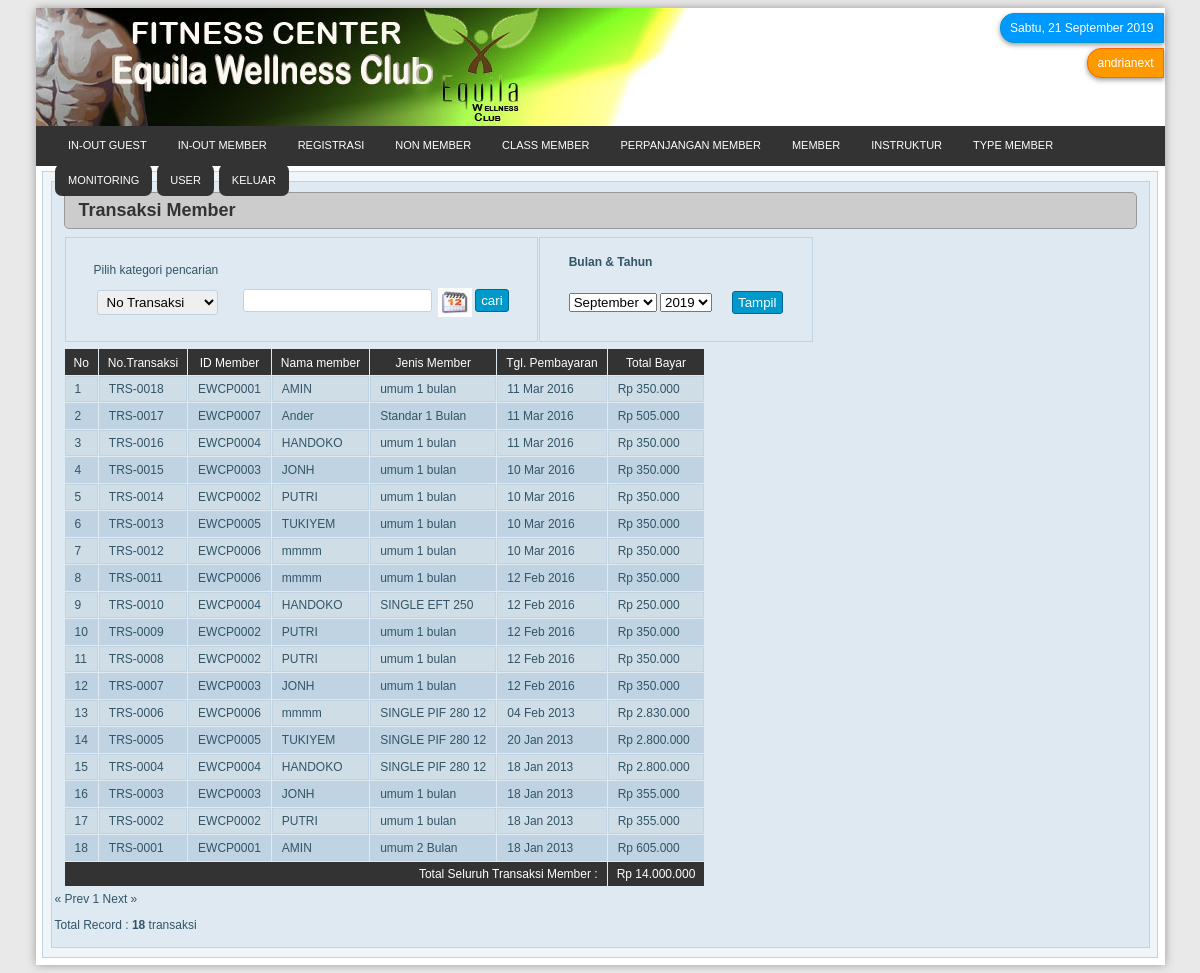
/admin/mtrans_member.php (signed in), run on the app's committed database.
### tables this page shows
CREATE TABLE `pembayaran` (
  `no_transaksi` varchar(20) NOT NULL,
  `id_member` varchar(30) NOT NULL,
  `nama` varchar(50) NOT NULL,
  `nama_golongan` varchar(50) NOT NULL,
  `tanggal_pembayaran` date NOT NULL,
  `tanggal_jatuh_tempo` date NOT NULL,
  `total_bayar` double(30,0) NOT NULL,
  PRIMARY KEY  (`no_transaksi`)
);

### admin/library/fungsi_standar.php (called while the page is built, shortened)
<?php
function tanggal(){
	$hari=$day=date(l);
	$tanggal=date(d);
	$bulan=$bl=$month=date(m);
	$tahun=date(Y);
	switch($hari)
	{
		case"Saturday":$hari="Sabtu"; break;
	}
	switch($bulan)
	{
		case"9":$bulan="September"; break;
	}
	$tglLengkap="$hari, $tanggal $bulan $tahun";
	return $tglLengkap;
}
function digit($data){
		$input=$data;
		$panjang=strlen($input);
if ($panjang==0)
{
	return $input;
}
elseif ($panjang < 4)
{
	return $input;
}
else
{
		$n=$panjang-1;
		$point=1;
		$j=1;
		$teks=array();
	for ($i=$n;$i>0;$i--)
	{
		if($point==3)
		{
			$teks["$j"]=substr($input,$i,3);
			$point=0;
			$j++;
			$g=$i;
		}
		$point++;
	}
	$input= substr($input,0,$g);
	for ($k=$j;$k>0;$k--)
	{
		if ($k==1){
			$input=$input. $teks["$k"];
		}else{
			$input=$input. $teks["$k"].".";
		}
	}
	return $input;
}
}
?>

### admin/library/fungsi_indotgl.php (called while the page is built, shortened)
<?php
	function tgl_indo($tgl){
			$tanggal = substr($tgl,8,2);
			$bulan = getBulan(substr($tgl,5,2));
			$tahun = substr($tgl,0,4);
			return $tanggal.' '.$bulan.' '.$tahun;
	}
	function getBulan($bln){
				switch ($bln){
					case 1:
						return "Jan";
						break;
					case 2:
						return "Feb";
						break;
					case 3:
						return "Mar";
						break;
					case 4:
						return "Apr";
						break;
					case 5:
						return "Mei";
						break;
				}
			}
?>

### admin/mtrans_member.php (the view, shortened to what this page needs)
<?php
if(empty($_SESSION[level])){
echo "<meta http-equiv='refresh' content='0; url=index.php'>";
}
else{
require_once "class/classCombo.php";
require_once "library/fungsi_standar.php";
require_once "library/fungsi_indotgl.php";
?>
<!DOCTYPE html PUBLIC "-//W3C//DTD XHTML 1.0 Transitional//EN" "http://www.w3.org/TR/xhtml1/DTD/xhtml1-transitional.dtd">
<html xmlns="http://www.w3.org/1999/xhtml">
<head>
<link rel="stylesheet" href="style/data.css" type="text/css">
<link rel="stylesheet" href="style/style_index.css" type="text/css"  />
<link rel="stylesheet" href="style/menu.css" type="text/css"  />
</head>
<body>
	<div id="page">
	<div class="header"><img src="style/aladin.png" />
	<div id="box">
	<div id="tgl"><?php echo tanggal();?></div>
	<div id="akun"><?php echo $_SESSION['nama']; ?></div>
   	</div>
  	</div>
  	<div id="menu-bg">
  	<div id="menu">
	<?php
	require_once "menu.php";
	?>
	</div>
  	</div>
	<div class="halaman">
  	<div class="tengah">
	<div class="batas_isi">
    	<div class="isi">
<div id="judulHalaman"><strong>Transaksi Member</strong></div>
<table border="0" cellspacing="1" cellpadding="0">
    <tr>
    <td >
    <form id="form1" name="form1" method="post" action="mtrans_membercari.php">
      <table cellspacing="1" cellpadding="0">
        <tr>
          <td id="noborder">Pilih kategori pencarian</td>
          <td id="noborder">&nbsp;</td>
        </tr>
        <tr>
          <td id="noborder"><label>
            <select name="pilih" id="input">
              <option value='no_transaksi' >No Transaksi</option>
              </select>
          </label></td>
          <td id="noborder">
            <input type="text" name="tcari" id="input" />
			<a href="javascript:void(0)" onClick="if(self.gfPop)gfPop.fPopCalendar(document.form1.tcari);return false;" ><img src="style/calender/calender.jpeg" alt="" name="popcal" width="34" height="29" border="0" align="absmiddle" id="popcal" /></a>
            <input type="submit" name="bcari" id="tombol" value="cari" />
          </td>
        </tr>
      </table>
    </form></td>
 <td>
    <form id="form2" name="form2" method="post" action="mtranst_membercari.php">
      <table >
        <tr>
          <td id="noborder"><b>Bulan &amp; Tahun</b></td>
          <td id="noborder">&nbsp;</td>
        </tr>
        <td height="42"  id="noborder"><p>
            <p>
          </p></td>
          <td id="noborder">
            <input type="submit" name="tampil" id="tombol" value="Tampil" />
          </td>
       </table>
 </form>
 </td>
  </tr>
</table>
 <?php
	$warna1="#c0d3e2";
	$warna2="#cfdde7";
	$warna=$warna1;
 ?>
      <table cellpadding="0" cellspacing="1">
        <tr>
	  <td id="namaField">No</td>
          <td id="namaField">No.Transaksi</td>
          <td id="namaField">ID Member</td>
	  <td id="namaField">Nama member</td>
          <td id="namaField">Jenis Member</td>
	  <td id="namaField">Tgl. Pembayaran</td>
          <td id="namaField">Total Bayar</td>
        <?php
	$batas   = 30;
	$halaman = $_GET['halaman'];
	if(empty($halaman)){
	$posisi  = 0;
	$halaman = 1;
	}
	else{
	$posisi = ($halaman-1) * $batas;
	}
	$sum1="SELECT SUM(total_bayar) AS total FROM pembayaran";
	$qp_sup=mysql_query("SELECT * FROM pembayaran order by no_transaksi DESC LIMIT $posisi,$batas");
	$no=$posisi+1;
		while($row1=mysql_fetch_array($qp_sup)){
			if ($warna==$warna1){
				$warna=$warna2;
			}
			else{
				$warna=$warna1;
			}
		?>
		<?php
	 	$tgl_pem= tgl_indo($row1['tanggal_pembayaran']);
		?>
        <tr bgcolor=<?php echo $warna; ?>>
		<td><?php echo "$no"; ?></td>
        <td><?php echo "$row1[no_transaksi]"; ?></td>
        <td><?php echo "$row1[id_member]"; ?></td>
		<td><?php echo "$row1[nama]"; ?></td>
    	<td><?php echo "$row1[nama_golongan]"; ?></td>
        <td><?php echo "$tgl_pem"; ?></td>
		<td><?php echo "Rp "; echo digit($row1['total_bayar']); ?></td>
		</tr>
		<?php $no++; }
		?>
		<tr>
		<td style="color:#FFF;border:none;background-color:#333" colspan="6" align="right">Total Seluruh Transaksi Member :</td>
		<td style="color:#FFF;border:none;background-color:#333" align="right">
		<?php
			$qsum1=mysql_query($sum1);
			$dtsum1=mysql_fetch_array($qsum1);
			echo "Rp ".digit($dtsum1['total']);
		?>
		</td>
		</tr>
		<?php
		echo"</table>";
	$tampil2 = mysql_query("SELECT * FROM pembayaran");
		$jmldata = mysql_num_rows($tampil2);
		$jmlhal  = ceil($jmldata/$batas);
		echo "<div class=paging>";
		if($halaman > 1){
			$prev=$halaman-1;
			echo "<span class=prevnext><a href=$_SERVER[PHP_SELF]?halaman=$prev>« Prev</a></span> ";
		}
		else{
			echo "<span class=disabled>« Prev</span> ";
		}
		for($i=1;$i<=$jmlhal;$i++)
		if ($i != $halaman){
			echo " <a href=$_SERVER[PHP_SELF]?halaman=$i>$i</a> ";
		}
		else{
			echo " <span class=current>$i</span> ";
		}
		if($halaman < $jmlhal){
			$next=$halaman+1;
			echo "<span class=prevnext><a href=$_SERVER[PHP_SELF]?halaman=$next>Next »</a></span>";
		}
		else{
			echo "<span class=disabled>Next »</span>";
		}
		echo "</div>";
		echo "<p align=left>Total Record : <b>$jmldata</b> transaksi</p>";
		?>
	</div>
    </div>
    </div>
  </div>
 <div class="BatasBawah"></div>
</div>
</body>
</html>
<?php
}
?>

### admin/style/data.css (style rules this page uses)
a { text-decoration:none; color:#09F; }
td { border:none; }

### admin/style/style_index.css (style rules this page uses)
body { color:#333; background-color:#e9e9e9; font-size:12px; font-family:Verdana, Geneva, sans-serif; }
#page { width:1129px; margin-left:auto; margin-right:auto; background-color:#FFF; box-shadow: 0px 0px 9px #999; }
#box { width:200px; float:right; }
#tgl { color:#FFF; padding:7px 9px; background-color:#09F; border:1px solid #09C; border-top-left-radius:14px; border-bottom-left-radius:14px; box-shadow:0px 2px 5px #999; margin-top:5px; margin-right:1px; float:right; }
#akun { color:#FFF; padding:7px 9px; background-color:#F90; border:1px solid #F60; border-top-left-radius:14px; border-bottom-left-radius:14px; box-shadow:0px 2px 5px #999; margin-top:5px; margin-right:1px; float:right; }
#menu-bg { background: #333; height: 40px; }
#menu { width: 1090px; margin: 0 auto; }
.header { width:1129px; background-color:#FFF; }
.halaman { idth:1129px; margin-left:auto; margin-right:auto; margin-top:0px; margin-bottom:0px; }
.halaman .tengah { width:1114px; margin-top:5px; margin-left:auto; margin-right:auto; border:1px solid #c0d3e2; background-color:#f0f5f9; }
.batas_isi { width:1097px; margin-top:9px; margin-bottom:9px; margin-left:auto; margin-right:auto; background-color:#dee9f1; border:1px solid #c0d3e2; }
.isi { padding:3px; }
.BatasBawah { width:1129px; height:7px; margin-left:auto; margin-right:auto; background-color:#FFF; }

### admin/style/menu.css (style rules this page uses)
#judulHalaman { color:#333; font-size:18px; background-color:#CCC; border:1px solid #999; padding:7px 14px; margin:7px 9px; border-radius:5px; }
#input { padding:3px 5px; margin:0px 3px; border:1px solid #c0d3e2; border-radius:3px; }
#tombol { color:#FFF; padding:3px 5px; background-color:#09C; border:1px solid #069; border-radius:3px; }
table { margin:5px 9px; }
td { padding:5px 9px; border:1px solid #c0d3e2; }
#namaField { color:#FFF; background-color:#333; text-align:center; padding-top:7px; border:none; }
body { color:#315567; background-color:#e9e9e9; font-size:12px; font-family:Verdana, Geneva, sans-serif; }
#noborder { border:none; }

### data on the page
pembayaran: no_transaksi "TRS-0018", id_member "EWCP0001", nama "AMIN", nama_golongan "umum 1 bulan", tanggal_pembayaran "11 Mar 2016", total_bayar "350.000"
pembayaran: no_transaksi "TRS-0017", id_member "EWCP0007", nama "Ander", nama_golongan "Standar 1 Bulan", tanggal_pembayaran "11 Mar 2016", total_bayar "505.000"
pembayaran: no_transaksi "TRS-0016", id_member "EWCP0004", nama "HANDOKO", nama_golongan "umum 1 bulan", tanggal_pembayaran "11 Mar 2016", total_bayar "350.000"
pembayaran: no_transaksi "TRS-0015", id_member "EWCP0003", nama "JONH", nama_golongan "umum 1 bulan", tanggal_pembayaran "10 Mar 2016", total_bayar "350.000"
pembayaran: no_transaksi "TRS-0014", id_member "EWCP0002", nama "PUTRI", nama_golongan "umum 1 bulan", tanggal_pembayaran "10 Mar 2016", total_bayar "350.000"
pembayaran: no_transaksi "TRS-0013", id_member "EWCP0005", nama "TUKIYEM", nama_golongan "umum 1 bulan", tanggal_pembayaran "10 Mar 2016", total_bayar "350.000"
pembayaran: no_transaksi "TRS-0012", id_member "EWCP0006", nama "mmmm", nama_golongan "umum 1 bulan", tanggal_pembayaran "10 Mar 2016", total_bayar "350.000"
pembayaran: no_transaksi "TRS-0011", id_member "EWCP0006", nama "mmmm", nama_golongan "umum 1 bulan", tanggal_pembayaran "12 Feb 2016", total_bayar "350.000"
pembayaran: no_transaksi "TRS-0010", id_member "EWCP0004", nama "HANDOKO", nama_golongan "SINGLE EFT 250", tanggal_pembayaran "12 Feb 2016", total_bayar "250.000"
pembayaran: no_transaksi "TRS-0009", id_member "EWCP0002", nama "PUTRI", nama_golongan "umum 1 bulan", tanggal_pembayaran "12 Feb 2016", total_bayar "350.000"
pembayaran: no_transaksi "TRS-0008", id_member "EWCP0002", nama "PUTRI", nama_golongan "umum 1 bulan", tanggal_pembayaran "12 Feb 2016", total_bayar "350.000"
pembayaran: no_transaksi "TRS-0007", id_member "EWCP0003", nama "JONH", nama_golongan "umum 1 bulan", tanggal_pembayaran "12 Feb 2016", total_bayar "350.000"
pembayaran: no_transaksi "TRS-0006", id_member "EWCP0006", nama "mmmm", nama_golongan "SINGLE PIF 280 12", tanggal_pembayaran "04 Feb 2013", total_bayar "2.830.000"
pembayaran: no_transaksi "TRS-0005", id_member "EWCP0005", nama "TUKIYEM", nama_golongan "SINGLE PIF 280 12", tanggal_pembayaran "20 Jan 2013", total_bayar "2.800.000"
pembayaran: no_transaksi "TRS-0004", id_member "EWCP0004", nama "HANDOKO", nama_golongan "SINGLE PIF 280 12", tanggal_pembayaran "18 Jan 2013", total_bayar "2.800.000"
pembayaran: no_transaksi "TRS-0003", id_member "EWCP0003", nama "JONH", nama_golongan "umum 1 bulan", tanggal_pembayaran "18 Jan 2013", total_bayar "355.000"
pembayaran: no_transaksi "TRS-0002", id_member "EWCP0002", nama "PUTRI", nama_golongan "umum 1 bulan", tanggal_pembayaran "18 Jan 2013", total_bayar "355.000"
pembayaran: no_transaksi "TRS-0001", id_member "EWCP0001", nama "AMIN", nama_golongan "umum 2 Bulan", tanggal_pembayaran "18 Jan 2013", total_bayar "605.000"

### other printed values
tanggal() "Sabtu, 21 September 2019"
$_SESSION['nama'] "andrianext"
digit($dtsum1['total']) "14.000.000"
$jmldata "18"
form field bulan "September"
form field tahun "2019"
